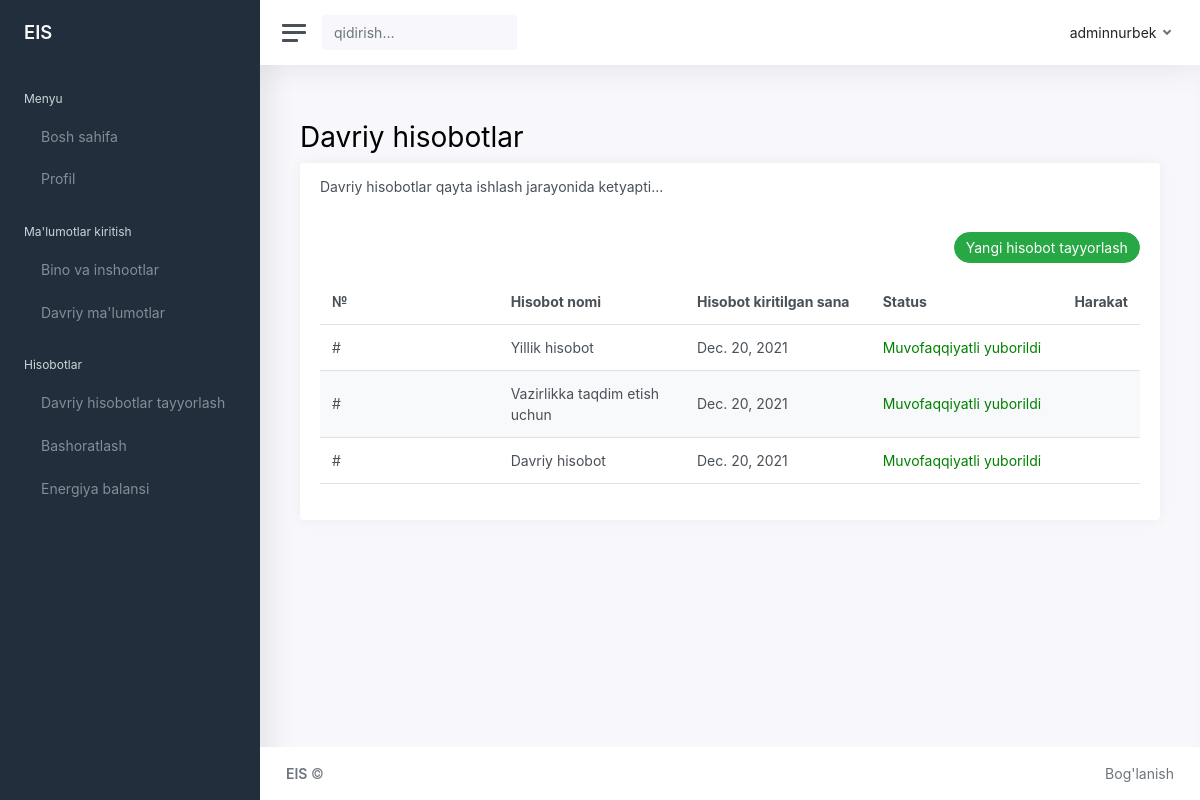
Screenshot of /ges/ges_periodical with the database file from the repository.
### ges/models.py (models this page shows, shortened)
class new_periodical(models.Model):
    hisobot_nomi=models.CharField(max_length=266)
    hisobot_sanasi = models.DateField()
    sum=0
    for ee in v_parameters.objects.all():
        sum=sum+ee.aktiv_elektr_energiya
    jami_ee=sum
    sum=0
    for ee in v_parameters.objects.all():
        sum=sum+ee.reaktiv_elektr_energiya
    jami_re=sum
    owner = models.ForeignKey(to=User, on_delete=models.CASCADE)
    class Meta:
        ordering: ['hisobot_sanasi']

### ges/views.py (the view)
# urls.py: path('ges_periodical', views.periodical, name='ges_periodical'),
def periodical(request):
    p_objects = new_periodical.objects.all()
    context = {
        'p_objects': p_objects
    }
    return render(request, 'ges/report/periodical.html', context)

### templates/ges/report/periodical.html (shortened to what this page needs)
{% extends 'base_ges.html' %}
{% block namepage %}
    Davriy hisobotlar
{% endblock namepage %}
{% block content %}
<div class="row">
    <div class="col-12">
        <div class="card">
            <div class="card-header">
                <h5 class="card-title mb-0">
                   Davriy hisobotlar qayta ishlash jarayonida ketyapti...</h5>
            </div>
            <div class="card-body">
                <div class="text-md-right mb-3">
                    <a href="ges_new_perodical" class="btn btn-pill btn-success" >  Yangi hisobot tayyorlash </a>
                </div>
                <table class="table table-striped table-hover">
                    {% if p_objects.count %}
                    <thead>
                        <tr>
                            <th style="width:25%;">№</th>
                            <th style="width:25%;">Hisobot nomi</th>
                            <th style="width:25%">Hisobot kiritilgan sana</th>
                            <th style="width:25%">Status</th>
                            <th>Harakat</th>
                        </tr>
                    </thead>
                    <tbody>
                            <tr>
                        {% for b_obj in p_objects %}
                            <tr>
                                <td>#</td>
                                <td>{{b_obj.hisobot_nomi}}</td>
                                <td >{{b_obj.hisobot_sanasi}}</td>
                                <td style="color:green">Muvofaqqiyatli yuborildi</td>
                                <td class="table-action">
                                </td>
                            </tr>
                        {% endfor %}
                    </tbody>
                    {% endif %}
                </table>
            </div>
        </div>
    </div>
</div>
{% endblock content %}

### rows the page displays
new_periodical: hisobot_nomi "Yillik hisobot", hisobot_sanasi "Dec. 20, 2021"
new_periodical: hisobot_nomi "Vazirlikka taqdim etish uchun", hisobot_sanasi "Dec. 20, 2021"
new_periodical: hisobot_nomi "Davriy hisobot", hisobot_sanasi "Dec. 20, 2021"
